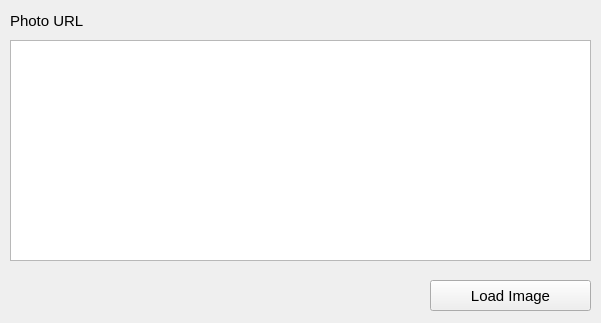
<?xml version="1.0" encoding="UTF-8"?>
<ui version="4.0">
 <class>Form</class>
 <widget class="QWidget" name="Form">
  <property name="geometry">
   <rect>
    <x>0</x>
    <y>0</y>
    <width>601</width>
    <height>323</height>
   </rect>
  </property>
  <property name="windowTitle">
   <string>Form</string>
  </property>
  <widget class="QPlainTextEdit" name="url_text">
   <property name="geometry">
    <rect>
     <x>10</x>
     <y>40</y>
     <width>581</width>
     <height>221</height>
    </rect>
   </property>
  </widget>
  <widget class="QLabel" name="label">
   <property name="geometry">
    <rect>
     <x>10</x>
     <y>10</y>
     <width>91</width>
     <height>21</height>
    </rect>
   </property>
   <property name="font">
    <font>
     <pointsize>11</pointsize>
    </font>
   </property>
   <property name="text">
    <string>Photo URL</string>
   </property>
  </widget>
  <widget class="QPushButton" name="load_url_btn">
   <property name="geometry">
    <rect>
     <x>430</x>
     <y>280</y>
     <width>161</width>
     <height>31</height>
    </rect>
   </property>
   <property name="font">
    <font>
     <pointsize>11</pointsize>
    </font>
   </property>
   <property name="text">
    <string>Load Image</string>
   </property>
  </widget>
 </widget>
 <resources/>
 <connections/>
</ui>
